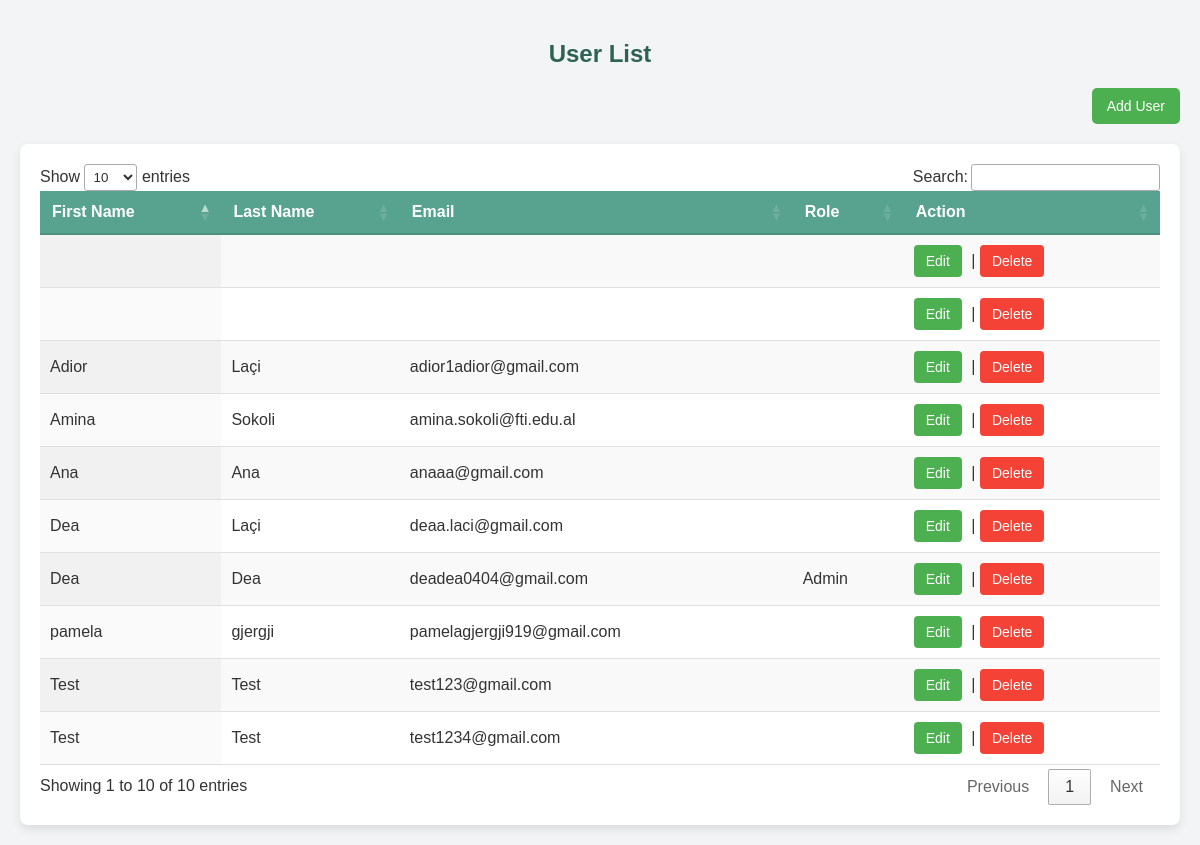
/Admin1/listofusers.php, run on the app's committed database.
### tables this page shows
CREATE TABLE `users` (
  `Id` int(10) NOT NULL,
  `firstName` varchar(50) NOT NULL,
  `lastName` varchar(50) NOT NULL,
  `email` varchar(50) NOT NULL,
  `password` varchar(255) NOT NULL,
  `verification_code` varchar(6) DEFAULT NULL,
  `is_verified` tinyint(1) DEFAULT 0,
  `otp` int(6) NOT NULL,
  `remember_token` varchar(255) DEFAULT NULL,
  `failed_attempts` int(11) DEFAULT 0,
  `last_failed_attempt` datetime DEFAULT NULL,
  `role` varchar(10) DEFAULT NULL,
  `is_banned` tinyint(1) NOT NULL DEFAULT 0
);

### Admin1/listofusers.php (the view, shortened to what this page needs)
<?php
require_once('C:/xampp/htdocs/Web2.1/connect.php');
$users = [];
$query = "SELECT * FROM users";
$result = mysqli_query($conn, $query);
if ($result && mysqli_num_rows($result) > 0) {
    while ($row = mysqli_fetch_assoc($result)) {
        $users[$row['Id']] = $row;
    }
} else {
    echo "No user found.";
}
?>
<!DOCTYPE html>
<html lang="en">
<head>
    <link rel="stylesheet" href="https://cdn.datatables.net/1.13.4/css/jquery.dataTables.min.css">
    <link rel="stylesheet" href="https://cdn.jsdelivr.net/npm/sweetalert2@11">
    <link rel="stylesheet" href="listofusers.css">
    <link rel="stylesheet" href="listofusers_buttons.css">
</head>
<body>
<h2 style="text-align: center;">User List</h2>
<div class="add-user-container">
    <button class="add-user-button" onclick="openModal()">Add User</button>
</div>
<div class="table-responsive">
    <table id="usersTable" class="display">
        <thead>
        <tr>
            <th>First Name</th>
            <th>Last Name</th>
            <th>Email</th>
            <th>Role</th>
            <th>Action</th>
        </tr>
        </thead>
        <tbody>
        <?php
        foreach ($users as $user_id => $user_data) {
            echo "<tr>";
            echo "<td>" . htmlspecialchars($user_data['firstName']) . "</td>";
            echo "<td>" . htmlspecialchars($user_data['lastName']) . "</td>";
            echo "<td>" . htmlspecialchars($user_data['email']) . "</td>";
            echo "<td>" . ucfirst(htmlspecialchars($user_data['role'])) . "</td>";
            echo "<td>";
            echo "<a href='edit_user.php?id=" . $user_id . "' class='edit-btn'>Edit</a>";
            echo " | ";
            echo "<button class='delete-btn' data-user-id='" . $user_id . "'>Delete</button>";
            echo "</td>";
            echo "</tr>";
        }
        ?>
        </tbody>
    </table>
</div>
</body>
</html>

### Admin1/listofusers.css (style rules this page uses)
body { font-family: 'Arial', sans-serif; background-color: #f3f4f6; margin: 0; padding: 20px; color: #333; }
h2 { color: #2e6354; font-size: 24px; text-align: center; margin-bottom: 20px; }
.table-responsive { margin: 0 auto; max-width: 1200px; background-color: #ffffff; border-radius: 8px; box-shadow: 0 4px 10px rgba(0, 0, 0, 0.1); padding: 20px; }
#usersTable { width: 100%; border-collapse: collapse; }
#usersTable thead th { background-color: #58a390; color: #ffffff; padding: 12px; text-align: left; border-bottom: 2px solid #4d907c; }
#usersTable tbody td { padding: 10px; border-bottom: 1px solid #e0e0e0; color: #333; }
button { padding: 10px 15px; background-color: #58a390; color: #ffffff; border: none; border-radius: 5px; cursor: pointer; font-size: 14px; transition: background-color 0.3s; }

### Admin1/listofusers_buttons.css (style rules this page uses)
.edit-btn { background-color: #4CAF50; color: white; padding: 8px 12px; border: none; border-radius: 4px; text-decoration: none; font-size: 14px; margin-right: 5px; cursor: pointer; }
.delete-btn { background-color: #f44336; color: white; padding: 8px 12px; border: none; border-radius: 4px; text-decoration: none; font-size: 14px; cursor: pointer; }

### Admin1/listofusers.php (style rules this page uses)
.add-user-container { margin-bottom: 20px; text-align: right; }
.add-user-button { padding: 10px 15px; background-color: #4CAF50; color: white; border: none; border-radius: 5px; cursor: pointer; }

### data on the page
users: firstName "Ana", lastName "Ana", email "anaaa@gmail.com"
users: firstName "pamela", lastName "gjergji", email "pamelagjergji919@gmail.com"
users: firstName "Amina", lastName "Sokoli", email "amina.sokoli@fti.edu.al"
users: firstName "Adior", lastName "Laçi", email "adior1adior@gmail.com"
users: firstName "Dea", lastName "Laçi", email "deaa.laci@gmail.com"
users: firstName "Test", lastName "Test", email "test123@gmail.com"
users: firstName "Test", lastName "Test", email "test1234@gmail.com"
users: firstName "Dea", lastName "Dea", email "deadea0404@gmail.com", role "Admin"
